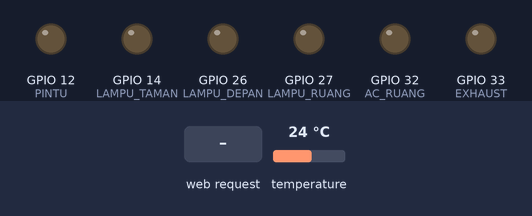
A sketch run on a simulated ESP32. On the bench: output pins drawn as LEDs (lit = HIGH). Inputs (shaded band) come from the test bench; at power-on: temperature 24 °C. WiFi joins after 1.5 s; servers stay silent unless stated; what the sketch prints to the serial monitor is not drawn.

Above: at 2.7 s.
2.8 s: HTTP request GET /26/on received
At 4.7 s:
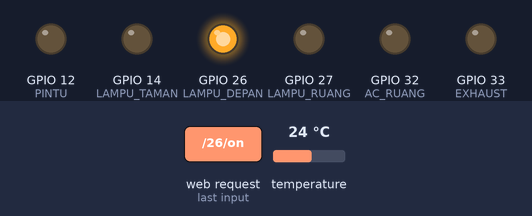
5.8 s: HTTP request GET /33/auto received
At 8.2 s:
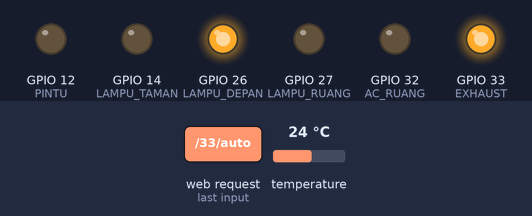
9.0 s: HTTP request GET /26/off received
At 10.1 s:
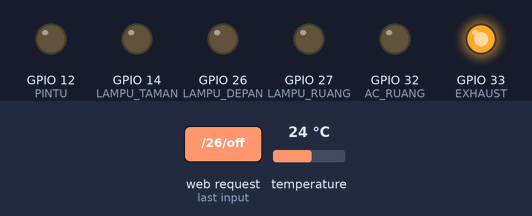
12.0 s: HTTP request GET /27/on received
At 14.7 s:
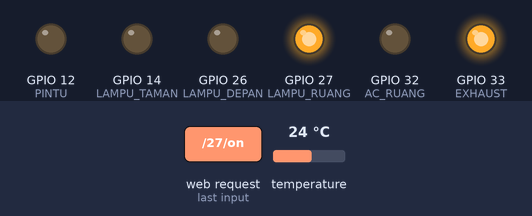
15.0 s: temperature set to 27.5 °C
18.0 s: temperature set to 28.5 °C
At 20.3 s:
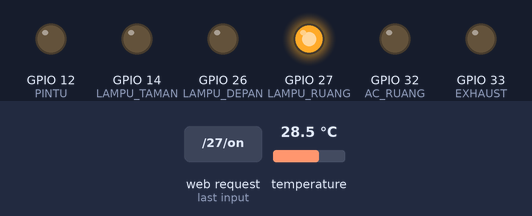
Timing chart, 0 to 21.8 s (numbered marks = the images above; inputs shaded):
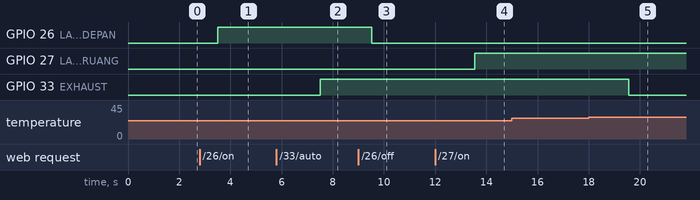

Measured:
- the behaviour switches between 28 and 28.1 °C on temperature (found by bisection; images 4 and 5)
- after the input at 2.8 s, GPIO 26 (LAMPU_DEPAN): LOW → HIGH after 0.71 s
- after the input at 5.8 s, GPIO 33 (EXHAUST): LOW → HIGH after 1.7 s
- after the input at 9.0 s, GPIO 26 (LAMPU_DEPAN): HIGH → LOW after 0.52 s
- after the input at 12.0 s, GPIO 27 (LAMPU_RUANG): LOW → HIGH after 1.5 s
- after the input at 15.0 s, every drawn part: stays the same
- after the input at 18.0 s, GPIO 33 (EXHAUST): HIGH → LOW after 1.6 s

The sketch:

smart-home-system.ino
```cpp
#include <WiFi.h>
#include <DHTesp.h>

const char* ssid = "wifi-iot";
const char* password = "password-iot";

WiFiServer server(80);

String header;


const int LDR_DEPAN = 34;
const int LDR_TAMAN = 35;
const int DHT_PIN = 23;
const int IR_SENSOR = 25;

const int LAMPU_DEPAN = 26;
const int LAMPU_RUANG = 27;
const int AC_RUANG = 32;
const int EXHAUST = 33;
const int LAMPU_TAMAN = 14;
const int PINTU = 12;


DHTesp dht;


String output26State = "off";
String output27State = "off";
String output32State = "off";
String output33State = "off";
String output34State = "off";
String output35State = "off";


bool autoModeLampuDepan = false;
bool autoModeExhaust = false;
bool autoModeLampuTaman = false;
bool autoModePintu = false;

int THRESHOLD_CAHAYA = 500;
float THRESHOLD_SUHU = 28.0;
float THRESHOLD_SUHU_LOWER = 27.0;

void setup() {
  Serial.begin(115200);
  dht.setup(DHT_PIN, DHTesp::DHT22);

  pinMode(LDR_DEPAN, INPUT);
  pinMode(LDR_TAMAN, INPUT);
  pinMode(IR_SENSOR, INPUT);

  pinMode(LAMPU_DEPAN, OUTPUT);
  pinMode(LAMPU_RUANG, OUTPUT);
  pinMode(AC_RUANG, OUTPUT);
  pinMode(EXHAUST, OUTPUT);
  pinMode(LAMPU_TAMAN, OUTPUT);
  pinMode(PINTU, OUTPUT);

  digitalWrite(LAMPU_DEPAN, LOW);
  digitalWrite(LAMPU_RUANG, LOW);
  digitalWrite(AC_RUANG, LOW);
  digitalWrite(EXHAUST, LOW);
  digitalWrite(LAMPU_TAMAN, LOW);
  digitalWrite(PINTU, LOW);

  Serial.print("Connecting to ");
  Serial.println(ssid);
  WiFi.begin(ssid, password);
  while (WiFi.status() != WL_CONNECTED) {
    delay(500);
    Serial.print(".");
  }
  Serial.println("");
  Serial.println("WiFi connected.");
  Serial.println("IP address: ");
  Serial.println(WiFi.localIP());
  server.begin();
}

void checkSensors() {
  if (autoModeLampuDepan) {
    int nilaiLDRDepan = analogRead(LDR_DEPAN);
    if (nilaiLDRDepan > THRESHOLD_CAHAYA) {
      digitalWrite(LAMPU_DEPAN, HIGH);
      output26State = "on";
    } else {
      digitalWrite(LAMPU_DEPAN, LOW);
      output26State = "off";
    }
  }

  if (autoModeExhaust) {
    float suhu = dht.getTemperature();
    Serial.println(suhu);

    if (suhu > THRESHOLD_SUHU) {
      digitalWrite(EXHAUST, LOW);
      output33State = "on";
    } else {
      digitalWrite(EXHAUST, HIGH);
      output33State = "off";
    }
  }
  if (autoModeLampuTaman) {
    int nilaiLDRTaman = analogRead(LDR_TAMAN);
    if (nilaiLDRTaman < THRESHOLD_CAHAYA) {
      digitalWrite(LAMPU_TAMAN, HIGH);
      output34State = "on";
    } else {
      digitalWrite(LAMPU_TAMAN, LOW);
      output34State = "off";
    }
  }

  if (autoModePintu) {
    if (digitalRead(IR_SENSOR) == LOW) {
      digitalWrite(PINTU, HIGH);
      output35State = "on";
      delay(5000);
      digitalWrite(PINTU, LOW);
      output35State = "off";
    }
  }
}


void loop() {
  checkSensors();
  delay(dht.getMinimumSamplingPeriod());

  WiFiClient client = server.available();

  if (client) {
    String currentLine = "";
    while (client.connected()) {
      if (client.available()) {
        char c = client.read();
        Serial.write(c);
        header += c;
        if (c == '\n') {
          if (currentLine.length() == 0) {
            client.println("HTTP/1.1 200 OK");
            client.println("Content-type:text/html");
            client.println("Connection: close");
            client.println();

            if (header.indexOf("GET /26/on") >= 0) {
              output26State = "on";
              if (!autoModeLampuDepan) {
                digitalWrite(LAMPU_DEPAN, HIGH);
              }

            } else if (header.indexOf("GET /26/off") >= 0) {
              output26State = "off";
              if (!autoModeLampuDepan) {
                digitalWrite(LAMPU_DEPAN, LOW);
              }

            } else if (header.indexOf("GET /26/auto") >= 0) {


              autoModeLampuDepan = !autoModeLampuDepan;
            } else if (header.indexOf("GET /27/on") >= 0) {
              output27State = "on";
              digitalWrite(LAMPU_RUANG, HIGH);
            } else if (header.indexOf("GET /27/off") >= 0) {
              output27State = "off";
              digitalWrite(LAMPU_RUANG, LOW);
            } else if (header.indexOf("GET /32/on") >= 0) {
              output32State = "on";
              digitalWrite(AC_RUANG, HIGH);
            } else if (header.indexOf("GET /32/off") >= 0) {
              output32State = "off";
              digitalWrite(AC_RUANG, LOW);


            } else if (header.indexOf("GET /33/on") >= 0) {
              output33State = "on";
              if (!autoModeExhaust) {
                digitalWrite(EXHAUST, HIGH);
              }

            } else if (header.indexOf("GET /33/off") >= 0) {
              output33State = "off";
              if (!autoModeExhaust) {
                digitalWrite(EXHAUST, LOW);
              }

            } else if (header.indexOf("GET /33/auto") >= 0) {

              autoModeExhaust = !autoModeExhaust;
            } else if (header.indexOf("GET /34/on") >= 0) {
              output34State = "on";
              if (!autoModeLampuTaman) {
                digitalWrite(LAMPU_TAMAN, HIGH);
              }

            } else if (header.indexOf("GET /34/off") >= 0) {
              output34State = "off";
              if (!autoModeLampuTaman) {
                digitalWrite(LAMPU_TAMAN, LOW);
              }

            } else if (header.indexOf("GET /34/auto") >= 0) {


              autoModeLampuTaman = !autoModeLampuTaman;
            } else if (header.indexOf("GET /35/on") >= 0) {
              output35State = "on";
              if (!autoModePintu) {
                digitalWrite(PINTU, HIGH);
              }

            } else if (header.indexOf("GET /35/off") >= 0) {
              output35State = "off";
              if (!autoModePintu) {
                digitalWrite(PINTU, LOW);
              }

            } else if (header.indexOf("GET /35/auto") >= 0) {


              autoModePintu = !autoModePintu;
            }

            client.println("<!DOCTYPE html><html>");
            client.println("<head><meta name=\"viewport\" content=\"width=device-width, initial-scale=1\">");
            client.println("<link rel=\"icon\" href=\"data:,\">");

            client.println("<style>");

            client.println("html { background: linear-gradient(135deg, #1e3c72 0%, #2a5298 100%); font-family: Helvetica; display: inline-block; margin: 0px auto; text-align: center; color: white; min-height: 100vh; }");
            client.println("body { margin: 0; padding: 20px; }");
            client.println("h1 { color: #ffffff; text-shadow: 2px 2px 4px rgba(0,0,0,0.3); margin-bottom: 30px; }");

            client.println(".device-container { background: rgba(255, 255, 255, 0.1); margin: 15px auto; padding: 20px; border-radius: 15px; max-width: 600px; backdrop-filter: blur(10px); box-shadow: 0 4px 6px rgba(0, 0, 0, 0.1); }");
            client.println(".status-container { display: flex; justify-content: center; align-items: center; gap: 10px; margin-bottom: 15px; }");

            client.println(".status-text { font-size: 24px; margin: 10px 0; color: #ffffff; }");
            client.println(".auto-status { font-weight: bold; color: #FFD700; padding: 5px 10px; border-radius: 5px; background: rgba(255, 215, 0, 0.1); }");

            client.println(".button-container { display: flex; justify-content: center; gap: 10px; flex-wrap: wrap; }");
            client.println(".button { background-color: #4CAF50; border: none; color: white; padding: 15px 30px; text-decoration: none; font-size: 20px; margin: 2px; cursor: pointer; border-radius: 8px; transition: all 0.3s ease; box-shadow: 0 2px 4px rgba(0,0,0,0.2); }");
            client.println(".button:hover { transform: translateY(-2px); box-shadow: 0 4px 8px rgba(0,0,0,0.2); }");
            client.println(".button2 { background-color: #b22222; }");
            client.println(".button3 { background-color: #808080; }");
            client.println(".auto-active { background-color: #FFD700; color: black; }");

            client.println(".sensor-container { margin-top: 30px; }");
            client.println(".sensor-value { background: rgba(255, 255, 255, 0.15); padding: 10px; border-radius: 8px; margin: 10px 0; font-size: 18px; }");
            client.println("</style></head>");

            client.println("<body>");
            client.println("<h1>Smart Home Control System</h1>");

            client.println("<div class=\"device-container\">");
            client.println("<div class=\"status-container\">");
            client.println("<p class=\"status-text\">Lampu Depan - " + output26State + (autoModeLampuDepan ? " <span class=\"auto-status\">AUTO MODE</span>" : "") + "</p>");
            client.println("</div>");
            client.println("<div class=\"button-container\">");
            if (output26State == "off") {
              client.println("<a href=\"/26/on\"><button class=\"button\">ON</button></a>");
            } else {
              client.println("<a href=\"/26/off\"><button class=\"button button2\">OFF</button></a>");
            }
            client.println("<a href=\"/26/auto\"><button class=\"button button3" + String(autoModeLampuDepan ? " auto-active" : "") + "\">AUTO</button></a>");
            client.println("</div></div>");

            client.println("<div class=\"device-container\">");
            client.println("<div class=\"status-container\">");
            client.println("<p class=\"status-text\">Lampu Ruangan - " + output27State + "</p>");
            client.println("</div>");
            client.println("<div class=\"button-container\">");
            if (output27State == "off") {
              client.println("<a href=\"/27/on\"><button class=\"button\">ON</button></a>");
            } else {
              client.println("<a href=\"/27/off\"><button class=\"button button2\">OFF</button></a>");
            }
            client.println("</div></div>");

            client.println("<div class=\"device-container\">");
            client.println("<div class=\"status-container\">");
            client.println("<p class=\"status-text\">AC Ruangan - " + output32State + "</p>");
            client.println("</div>");
            client.println("<div class=\"button-container\">");
            if (output32State == "off") {
              client.println("<a href=\"/32/on\"><button class=\"button\">ON</button></a>");
            } else {
              client.println("<a href=\"/32/off\"><button class=\"button button2\">OFF</button></a>");
            }
            client.println("</div></div>");

            client.println("<div class=\"device-container\">");
            client.println("<div class=\"status-container\">");
            client.println("<p class=\"status-text\">Exhaust Fan - " + output33State + (autoModeExhaust ? " <span class=\"auto-status\">AUTO MODE</span>" : "") + "</p>");
            client.println("</div>");
            client.println("<div class=\"button-container\">");
            if (output33State == "off") {
              client.println("<a href=\"/33/on\"><button class=\"button\">ON</button></a>");
            } else {
              client.println("<a href=\"/33/off\"><button class=\"button button2\">OFF</button></a>");
            }
            client.println("<a href=\"/33/auto\"><button class=\"button button3" + String(autoModeExhaust ? " auto-active" : "") + "\">AUTO</button></a>");
            client.println("</div></div>");

            client.println("<div class=\"device-container\">");
            client.println("<div class=\"status-container\">");
            client.println("<p class=\"status-text\">Lampu Taman - " + output34State + (autoModeLampuTaman ? " <span class=\"auto-status\">AUTO MODE</span>" : "") + "</p>");
            client.println("</div>");
            client.println("<div class=\"button-container\">");
            if (output34State == "off") {
              client.println("<a href=\"/34/on\"><button class=\"button\">ON</button></a>");
            } else {
              client.println("<a href=\"/34/off\"><button class=\"button button2\">OFF</button></a>");
            }
            client.println("<a href=\"/34/auto\"><button class=\"button button3" + String(autoModeLampuTaman ? " auto-active" : "") + "\">AUTO</button></a>");
            client.println("</div></div>");

            client.println("<div class=\"device-container\">");
            client.println("<div class=\"status-container\">");
            client.println("<p class=\"status-text\">Pintu - " + output35State + (autoModePintu ? " <span class=\"auto-status\">AUTO MODE</span>" : "") + "</p>");
            client.println("</div>");
            client.println("<div class=\"button-container\">");
            if (output35State == "off") {
              client.println("<a href=\"/35/on\"><button class=\"button\">BUKA</button></a>");
            } else {
              client.println("<a href=\"/35/off\"><button class=\"button button2\">TUTUP</button></a>");
            }
            client.println("<a href=\"/35/auto\"><button class=\"button button3" + String(autoModePintu ? " auto-active" : "") + "\">AUTO</button></a>");
            client.println("</div></div>");

            if (autoModeLampuDepan || autoModeExhaust || autoModeLampuTaman || autoModePintu) {
              client.println("<div class=\"device-container sensor-container\">");
              client.println("<h2>Status Sensor</h2>");

              if (autoModeLampuDepan) {
                int nilaiLDRDepan = analogRead(LDR_DEPAN);
                client.println("<div class=\"sensor-value\">Intensitas Cahaya Depan: " + String(nilaiLDRDepan) + "</div>");
              }

              if (autoModeExhaust) {
                float suhu = dht.getTemperature();
                if (!isnan(suhu)) {
                  client.println("<div class=\"sensor-value\">Suhu Ruangan: " + String(suhu, 1) + "°C</div>");
                }
              }

              if (autoModeLampuTaman) {
                int nilaiLDRTaman = analogRead(LDR_TAMAN);
                client.println("<div class=\"sensor-value\">Intensitas Cahaya Taman: " + String(nilaiLDRTaman) + "</div>");
              }

              client.println("</div>");
            }

            client.println("</body></html>");

            client.println();
            break;
          } else {
            currentLine = "";
          }
        } else if (c != '\r') {
          currentLine += c;
        }
      }
    }

    header = "";

    client.stop();
    Serial.println("Client disconnected.");
    Serial.println("");
  }
}
```
